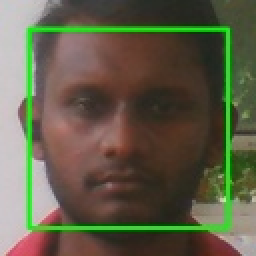
#> input picture training_data/angry/angry_20250907_131811_397455_0000.jpg, 128 x 128 px, given in place of the camera (shown 2 times larger)
$ python data_collector.py training_data/angry/angry_20250907_131811_397455_0000.jpg
#> lines starting #> are read from the running program, lines starting #| are printed output that depends on the picture; after the words box and inside, x2 and y2 are one past the last pixel; in counts of white or black regions, pixels touching at a corner belong together
# data_collector.py
import cv2
import os
import numpy as np
from datetime import datetime
import tkinter as tk
from tkinter import messagebox
import threading

class DataCollector:
    def __init__(self, emotion_label):
        self.emotion_label = emotion_label
        self.face_cascade = cv2.CascadeClassifier(cv2.data.haarcascades + 'haarcascade_frontalface_default.xml')
        self.collecting = False
        self.image_count = 0
        self.session_count = 0

        # Create directories
        self.base_dir = "training_data"
        self.emotion_dir = os.path.join(self.base_dir, emotion_label.lower())
        os.makedirs(self.emotion_dir, exist_ok=True)

    # [99 lines left out: functions start_collection, start_camera_collection, not called in this run]

    def stop_camera_collection(self):
        """Stop camera collection"""
        self.collecting = False

    # [193 lines left out: functions camera_collection_loop, capture_face_data, auto_collect, auto_collection_loop, update_progress_display, not called in this run]

def main():
    """Test data collector independently"""
    import sys

    if len(sys.argv) != 2:
        print("Usage: python data_collector.py <emotion>")
        print("Available emotions: Happy, Sad, Angry, Surprised, Fear, Disgust, Neutral")
        return

    emotion = sys.argv[1]
    collector = DataCollector(emotion)

    # Simple command-line interface
    cap = cv2.VideoCapture(0)
    image_count = 0

    print(f"Starting data collection for {emotion}")
    print("Press SPACEBAR to capture, 'q' to quit")

    while True:
        ret, frame = cap.read()
#> frame is the input picture: shape (128, 128, 3); mean B, G, R 72.7, 94.5, 97.5
        if not ret:
            break

        frame = cv2.flip(frame, 1)
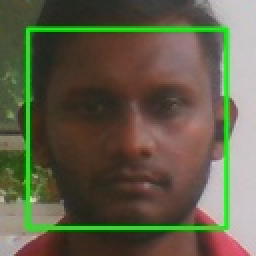
#> frame: shape (128, 128, 3) (shown 2 times larger); mean B, G, R 72.7, 94.5, 97.5
        gray = cv2.cvtColor(frame, cv2.COLOR_BGR2GRAY)
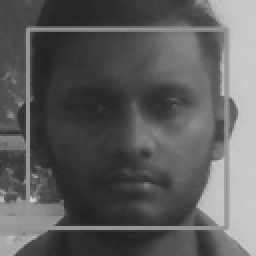
#> gray: shape (128, 128) (shown 2 times larger); min 33, max 214, mean 92.9

        faces = collector.face_cascade.detectMultiScale(gray, 1.1, 5, minSize=(100, 100))
#> faces = [[12, 14, 104, 104]]

        for (x, y, w, h) in faces:
            cv2.rectangle(frame, (x, y), (x + w, y + h), (0, 255, 0), 2)
#> this loop made 1 pass
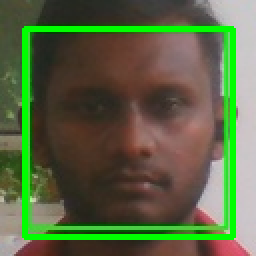
#> frame: shape (128, 128, 3) (shown 2 times larger); 7.59% of pixels changed, all inside (x1, y1, x2, y2) = (11, 13, 118, 120)

        cv2.putText(frame, f"Emotion: {emotion} | Count: {image_count}",
                   (10, 30), cv2.FONT_HERSHEY_SIMPLEX, 1, (255, 255, 255), 2)
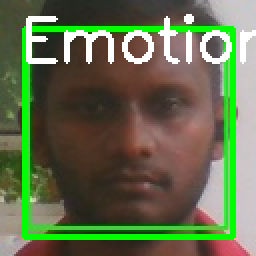
#> frame: shape (128, 128, 3) (shown 2 times larger); 5.12% of pixels changed, all inside (x1, y1, x2, y2) = (13, 7, 128, 32)
        cv2.imshow('Data Collection', frame)

        key = cv2.waitKey(1) & 0xFF
#> (key q is pressed here)
        if key == ord(' ') and len(faces) > 0:
            collector.capture_face_data(frame, faces)
            image_count += 1
        elif key == ord('q'):
            break

    cap.release()
    cv2.destroyAllWindows()

if __name__ == "__main__":
    main()
